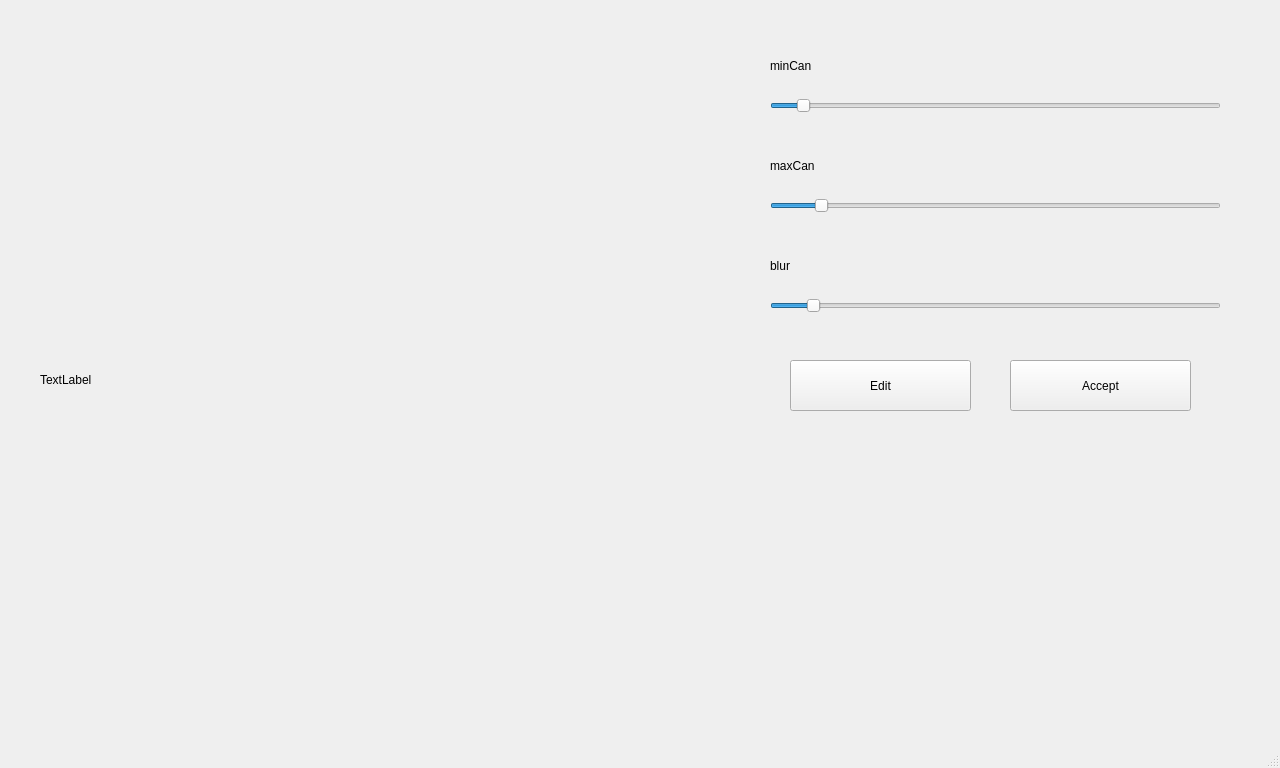
<?xml version="1.0" encoding="UTF-8"?>
<ui version="4.0">
 <class>MainWindow</class>
 <widget class="QMainWindow" name="MainWindow">
  <property name="geometry">
   <rect>
    <x>0</x>
    <y>0</y>
    <width>1280</width>
    <height>768</height>
   </rect>
  </property>
  <property name="sizePolicy">
   <sizepolicy hsizetype="Fixed" vsizetype="Fixed">
    <horstretch>0</horstretch>
    <verstretch>0</verstretch>
   </sizepolicy>
  </property>
  <property name="minimumSize">
   <size>
    <width>1280</width>
    <height>768</height>
   </size>
  </property>
  <property name="baseSize">
   <size>
    <width>1280</width>
    <height>768</height>
   </size>
  </property>
  <property name="windowTitle">
   <string>MainWindow</string>
  </property>
  <widget class="QWidget" name="centralwidget">
   <widget class="QLabel" name="scanImage">
    <property name="geometry">
     <rect>
      <x>40</x>
      <y>40</y>
      <width>680</width>
      <height>680</height>
     </rect>
    </property>
    <property name="text">
     <string>TextLabel</string>
    </property>
    <property name="scaledContents">
     <bool>true</bool>
    </property>
   </widget>
   <widget class="QSlider" name="minCan_slider">
    <property name="enabled">
     <bool>true</bool>
    </property>
    <property name="geometry">
     <rect>
      <x>770</x>
      <y>90</y>
      <width>451</width>
      <height>31</height>
     </rect>
    </property>
    <property name="maximum">
     <number>500</number>
    </property>
    <property name="value">
     <number>30</number>
    </property>
    <property name="orientation">
     <enum>Qt::Horizontal</enum>
    </property>
   </widget>
   <widget class="QSlider" name="maxCan_slider">
    <property name="geometry">
     <rect>
      <x>770</x>
      <y>190</y>
      <width>451</width>
      <height>31</height>
     </rect>
    </property>
    <property name="maximum">
     <number>500</number>
    </property>
    <property name="value">
     <number>50</number>
    </property>
    <property name="orientation">
     <enum>Qt::Horizontal</enum>
    </property>
   </widget>
   <widget class="QSlider" name="blur_slider">
    <property name="geometry">
     <rect>
      <x>770</x>
      <y>290</y>
      <width>451</width>
      <height>31</height>
     </rect>
    </property>
    <property name="minimum">
     <number>1</number>
    </property>
    <property name="singleStep">
     <number>2</number>
    </property>
    <property name="value">
     <number>9</number>
    </property>
    <property name="orientation">
     <enum>Qt::Horizontal</enum>
    </property>
    <property name="tickPosition">
     <enum>QSlider::NoTicks</enum>
    </property>
   </widget>
   <widget class="QLabel" name="label">
    <property name="geometry">
     <rect>
      <x>770</x>
      <y>50</y>
      <width>151</width>
      <height>31</height>
     </rect>
    </property>
    <property name="text">
     <string>minCan</string>
    </property>
   </widget>
   <widget class="QLabel" name="label_2">
    <property name="geometry">
     <rect>
      <x>770</x>
      <y>150</y>
      <width>151</width>
      <height>31</height>
     </rect>
    </property>
    <property name="text">
     <string>maxCan</string>
    </property>
   </widget>
   <widget class="QLabel" name="label_3">
    <property name="geometry">
     <rect>
      <x>770</x>
      <y>250</y>
      <width>151</width>
      <height>31</height>
     </rect>
    </property>
    <property name="text">
     <string>blur</string>
    </property>
   </widget>
   <widget class="QPushButton" name="pushButton">
    <property name="geometry">
     <rect>
      <x>1010</x>
      <y>360</y>
      <width>181</width>
      <height>51</height>
     </rect>
    </property>
    <property name="text">
     <string>Accept</string>
    </property>
   </widget>
   <widget class="QPushButton" name="pushButton_2">
    <property name="geometry">
     <rect>
      <x>790</x>
      <y>360</y>
      <width>181</width>
      <height>51</height>
     </rect>
    </property>
    <property name="text">
     <string>Edit</string>
    </property>
   </widget>
   <zorder>scanImage</zorder>
   <zorder>maxCan_slider</zorder>
   <zorder>blur_slider</zorder>
   <zorder>minCan_slider</zorder>
   <zorder>label</zorder>
   <zorder>label_2</zorder>
   <zorder>label_3</zorder>
   <zorder>pushButton</zorder>
   <zorder>pushButton_2</zorder>
  </widget>
  <widget class="QMenuBar" name="menubar">
   <property name="geometry">
    <rect>
     <x>0</x>
     <y>0</y>
     <width>1280</width>
     <height>21</height>
    </rect>
   </property>
  </widget>
  <widget class="QStatusBar" name="statusbar"/>
 </widget>
 <resources/>
 <connections/>
</ui>
